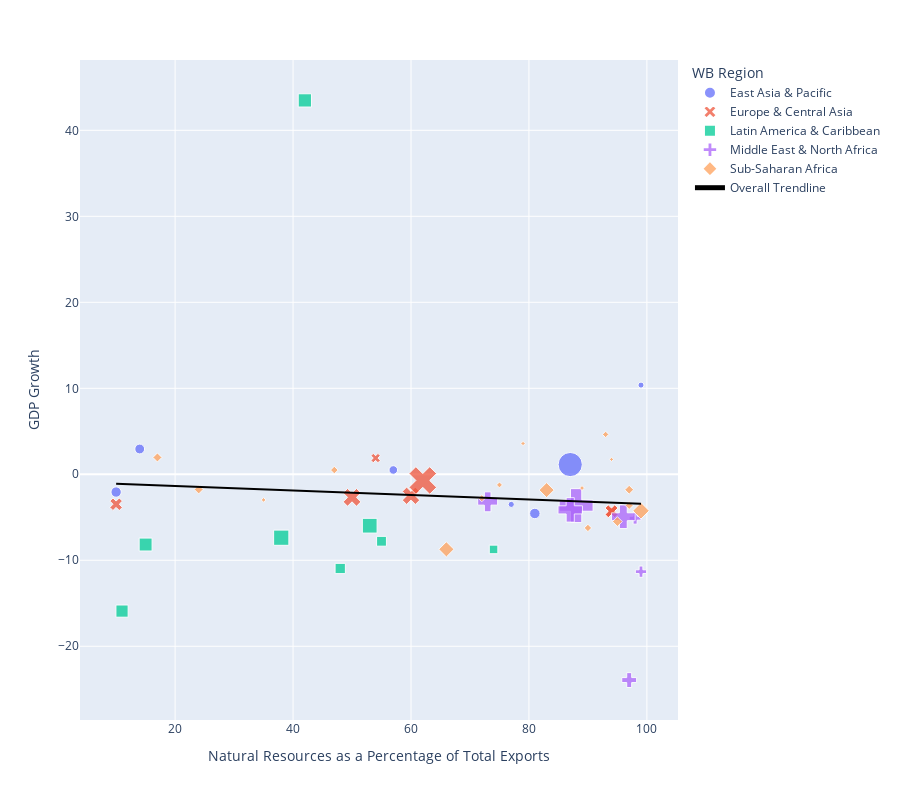

Source (notebook cell):
### Code cell
fig1.show()

### Figure 1 — Plotly figure (JSON) as saved in the notebook; plotly's stock layout.template omitted (floating-point values rounded to 4 significant figures)
{"data": [{"customdata": [["VNM"], ["MNG"], ["PNG"], ["TLS"], ["LAO"], ["IDN"], ["BRN"]], "hovertemplate": "<b>%{hovertext}</b><br><br>WB Region=East Asia & Pacific<br>Natural Resources as a Percentage of Total Exports=%{x}<br>GDP Growth=%{y}<br>GDP Per Capita=%{marker.size}<br>iso3c=%{customdata[0]}<extra></extra>", "hovertext": ["Vietnam", "Mongolia", "Papua New Guinea", "Timor Leste", "Lao PDR", "Indonesia", "Brunei Darussalam"], "legendgroup": "East Asia & Pacific", "marker": {"color": "#636efa", "opacity": 0.75, "size": [10340.0, 11720.0, 4063.0, 3926.0, 7811.0, 11450.0, 62200.0], "sizemode": "area", "sizeref": 213.2, "symbol": "circle"}, "mode": "markers", "name": "East Asia & Pacific", "orientation": "v", "showlegend": true, "type": "scatter", "x": [14, 81, 77, 99, 57, 10, 87], "xaxis": "x", "y": [2.94, -4.558, -3.5, 10.37, 0.503, -2.065, 1.134], "yaxis": "y"}, {"customdata": [["RUS"], ["KAZ"], ["AZE"], ["AZE"], ["UZB"], ["ALB"], ["NOR"]], "hovertemplate": "<b>%{hovertext}</b><br><br>WB Region=Europe & Central Asia<br>Natural Resources as a Percentage of Total Exports=%{x}<br>GDP Growth=%{y}<br>GDP Per Capita=%{marker.size}<br>iso3c=%{customdata[0]}<extra></extra>", "hovertext": ["Russia", "Kazakhstan", "Azerbaijan", "Iran", "Uzbekistan", "Albania", "Norway"], "legendgroup": "Europe & Central Asia", "marker": {"color": "#EF553B", "opacity": 0.75, "size": [26580.0, 25360.0, 13730.0, 13730.0, 7344.0, 13250.0, 63550.0], "sizemode": "area", "sizeref": 213.2, "symbol": "x"}, "mode": "markers", "name": "Europe & Central Asia", "orientation": "v", "showlegend": true, "type": "scatter", "x": [50, 60, 94, 94, 54, 10, 62], "xaxis": "x", "y": [-2.683, -2.5, -4.3, -4.3, 1.886, -3.482, -0.7172], "yaxis": "y"}, {"customdata": [["SUR"], ["CHL"], ["PER"], ["ECU"], ["TTO"], ["MEX"], ["GUY"], ["BOL"]], "hovertemplate": "<b>%{hovertext}</b><br><br>WB Region=Latin America & Caribbean <br>Natural Resources as a Percentage of Total Exports=%{x}<br>GDP Growth=%{y}<br>GDP Per Capita=%{marker.size}<br>iso3c=%{customdata[0]}<extra></extra>", "hovertext": ["Suriname", "Chile", "Peru", "Ecuador", "Trinidad and Tobago", "Mexico", "Guyana", "Bolivia"], "legendgroup": "Latin America & Caribbean ", "marker": {"color": "#00cc96", "opacity": 0.75, "size": [15860.0, 23240.0, 11290.0, 10330.0, 24770.0, 17880.0, 18680.0, 7853.0], "sizemode": "area", "sizeref": 213.2, "symbol": "square"}, "mode": "markers", "name": "Latin America & Caribbean ", "orientation": "v", "showlegend": true, "type": "scatter", "x": [11, 53, 48, 55, 38, 15, 42, 74], "xaxis": "x", "y": [-15.91, -5.978, -10.95, -7.788, -7.374, -8.167, 43.48, -8.738], "yaxis": "y"}, {"customdata": [["QAT"], ["OMN"], ["SAU"], ["DZA"], ["BHR"], ["LBY"], ["IRQ"]], "hovertemplate": "<b>%{hovertext}</b><br><br>WB Region=Middle East & North Africa<br>Natural Resources as a Percentage of Total Exports=%{x}<br>GDP Growth=%{y}<br>GDP Per Capita=%{marker.size}<br>iso3c=%{customdata[0]}<extra></extra>", "hovertext": ["Qatar", "Oman", "Saudi Arabia", "Algeria", "Bahrain", "Libya", "Iraq"], "legendgroup": "Middle East & North Africa", "marker": {"color": "#ab63fa", "opacity": 0.75, "size": [85290.0, 29500.0, 44350.0, 10740.0, 41550.0, 16390.0, 9437.0], "sizemode": "area", "sizeref": 213.2, "symbol": "cross"}, "mode": "markers", "name": "Middle East & North Africa", "orientation": "v", "showlegend": true, "type": "scatter", "x": [88, 73, 87, 98, 96, 97, 99], "xaxis": "x", "y": [-3.64, -3.201, -4.138, -5.1, -4.936, -23.93, -11.32], "yaxis": "y"}, {"customdata": [["COG"], ["LBR"], ["NER"], ["GIN"], ["MLI"], ["TCD"], ["ZMB"], ["BWA"], ["NGA"], ["CMR"], ["SDN"], ["CIV"], ["GNQ"], ["GAB"], ["AGO"], ["MRT"], ["COD"]], "hovertemplate": "<b>%{hovertext}</b><br><br>WB Region=Sub-Saharan Africa <br>Natural Resources as a Percentage of Total Exports=%{x}<br>GDP Growth=%{y}<br>GDP Per Capita=%{marker.size}<br>iso3c=%{customdata[0]}<extra></extra>", "hovertext": ["Congo, Rep. of", "Liberia", "Niger", "Guinea", "Mali", "Chad", "Zambia", "Botswana", "Nigeria", "Cameroon", "Sudan", "Cote d'Ivoire", "Equatorial Guinea", "Gabon", "Angola", "Mauritania", "Congo, Dem. Rep"], "legendgroup": "Sub-Saharan Africa ", "marker": {"color": "#FFA15A", "opacity": 0.75, "size": [3498.0, 1392.0, 1221.0, 2611.0, 2226.0, 1509.0, 3278.0, 14670.0, 4917.0, 3666.0, 3927.0, 5181.0, 17210.0, 14320.0, 6142.0, 5110.0, 1082.0], "sizemode": "area", "sizeref": 213.2, "symbol": "diamond"}, "mode": "markers", "name": "Sub-Saharan Africa ", "orientation": "v", "showlegend": true, "type": "scatter", "x": [90, 35, 79, 93, 75, 89, 72, 66, 97, 47, 97, 17, 99, 83, 95, 24, 94], "xaxis": "x", "y": [-6.239, -2.982, 3.58, 4.637, -1.235, -1.6, -2.785, -8.726, -1.794, 0.4919, -3.63, 1.958, -4.241, -1.838, -5.5, -1.763, 1.735], "yaxis": "y"}, {"hovertemplate": "<b>OLS trendline</b><br>GDP_grow = -0.0260669 * NR_TE + -0.84222<br>R<sup>2</sup>=0.007365<br><br>Natural Resources as a Percentage of Total Exports=%{x}<br>GDP Growth=%{y} <b>(trend)</b><extra></extra>", "legendgroup": "Overall Trendline", "line": {"color": "black"}, "mode": "lines", "name": "Overall Trendline", "showlegend": true, "type": "scatter", "x": [10, 10, 11, 14, 15, 17, 24, 35, 38, 42, 47, 48, 50, 53, 54, 55, 57, 60, 62, 66, 72, 73, 74, 75, 77, 79, 81, 83, 87, 87, 88, 89, 90, 93, 94, 94, 94, 95, 96, 97, 97, 97, 98, 99, 99, 99], "xaxis": "x", "y": [-1.103, -1.103, -1.129, -1.207, -1.233, -1.285, -1.468, -1.755, -1.833, -1.937, -2.067, -2.093, -2.146, -2.224, -2.25, -2.276, -2.328, -2.406, -2.458, -2.563, -2.719, -2.745, -2.771, -2.797, -2.849, -2.902, -2.954, -3.006, -3.11, -3.11, -3.136, -3.162, -3.188, -3.266, -3.293, -3.293, -3.293, -3.319, -3.345, -3.371, -3.371, -3.371, -3.397, -3.423, -3.423, -3.423], "yaxis": "y"}], "layout": {"height": 800, "legend": {"itemsizing": "constant", "title": {"text": "WB Region"}, "tracegroupgap": 0}, "margin": {"t": 60}, "xaxis": {"anchor": "y", "domain": [0, 1], "title": {"text": "Natural Resources as a Percentage of Total Exports"}}, "yaxis": {"anchor": "x", "domain": [0, 1], "title": {"text": "GDP Growth"}}}}
